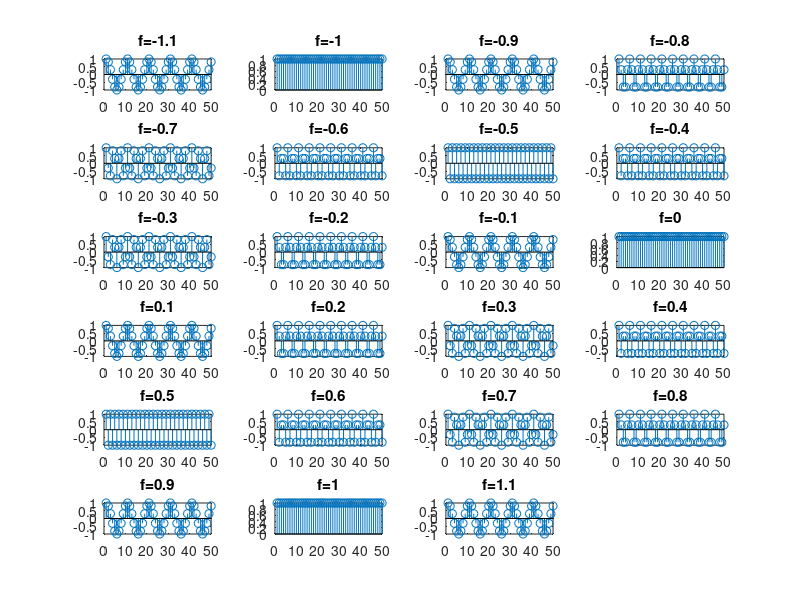

Write MATLAB code to recreate this figure.
clear all;
close all;
clc;
k=1;
x=[];
for f=-1.1:0.1:1.1
  x=cos(2.*pi.*f.*(0:49));
  subplot(6,4,k);
  stem(x);
  k=k+1;
  title(['f=' num2str(f)]);
end
